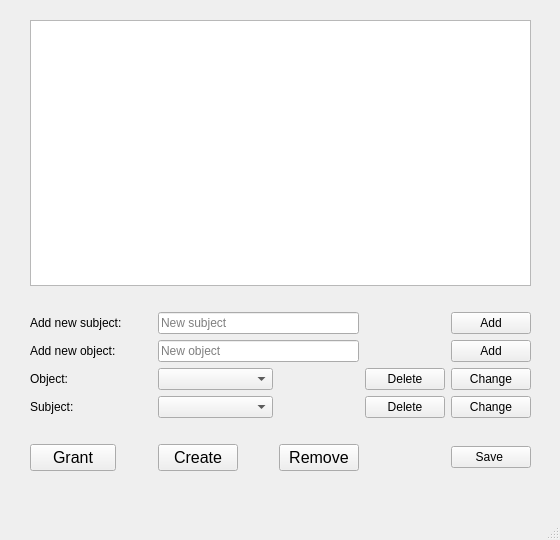
<?xml version="1.0" encoding="UTF-8"?>
<ui version="4.0">
 <class>MainWindow</class>
 <widget class="QMainWindow" name="MainWindow">
  <property name="geometry">
   <rect>
    <x>0</x>
    <y>0</y>
    <width>560</width>
    <height>540</height>
   </rect>
  </property>
  <property name="windowTitle">
   <string>MainWindow</string>
  </property>
  <widget class="QWidget" name="centralwidget">
   <widget class="QWidget" name="">
    <property name="geometry">
     <rect>
      <x>30</x>
      <y>20</y>
      <width>501</width>
      <height>471</height>
     </rect>
    </property>
    <layout class="QGridLayout" name="gridLayout">
     <item row="1" column="2" colspan="3">
      <widget class="QLabel" name="label_12">
       <property name="text">
        <string/>
       </property>
      </widget>
     </item>
     <item row="2" column="0" colspan="2">
      <widget class="QLabel" name="label">
       <property name="styleSheet">
        <string notr="true">font: 12pt &quot;Segoe UI&quot;;</string>
       </property>
       <property name="text">
        <string>Add new subject:</string>
       </property>
      </widget>
     </item>
     <item row="2" column="2" colspan="3">
      <widget class="QLineEdit" name="subject">
       <property name="styleSheet">
        <string notr="true">font: 12pt &quot;Segoe UI&quot;;</string>
       </property>
       <property name="placeholderText">
        <string>New subject</string>
       </property>
      </widget>
     </item>
     <item row="2" column="6">
      <widget class="QPushButton" name="Add_S">
       <property name="styleSheet">
        <string notr="true">font: 12pt &quot;Segoe UI&quot;;</string>
       </property>
       <property name="text">
        <string>Add</string>
       </property>
      </widget>
     </item>
     <item row="3" column="0">
      <widget class="QLabel" name="label_2">
       <property name="styleSheet">
        <string notr="true">font: 12pt &quot;Segoe UI&quot;;</string>
       </property>
       <property name="text">
        <string>Add new object:</string>
       </property>
      </widget>
     </item>
     <item row="3" column="2" colspan="3">
      <widget class="QLineEdit" name="object">
       <property name="styleSheet">
        <string notr="true">font: 12pt &quot;Segoe UI&quot;;</string>
       </property>
       <property name="placeholderText">
        <string>New object</string>
       </property>
      </widget>
     </item>
     <item row="3" column="6">
      <widget class="QPushButton" name="Add_O">
       <property name="styleSheet">
        <string notr="true">font: 12pt &quot;Segoe UI&quot;;</string>
       </property>
       <property name="text">
        <string>Add</string>
       </property>
      </widget>
     </item>
     <item row="4" column="0">
      <widget class="QLabel" name="label_3">
       <property name="styleSheet">
        <string notr="true">font: 12pt &quot;Segoe UI&quot;;</string>
       </property>
       <property name="text">
        <string>Object:</string>
       </property>
      </widget>
     </item>
     <item row="4" column="2" colspan="2">
      <widget class="QComboBox" name="comboBox_2">
       <property name="styleSheet">
        <string notr="true">font: 12pt &quot;Segoe UI&quot;;</string>
       </property>
      </widget>
     </item>
     <item row="4" column="5">
      <widget class="QPushButton" name="Delete_O">
       <property name="styleSheet">
        <string notr="true">font: 12pt &quot;Segoe UI&quot;;</string>
       </property>
       <property name="text">
        <string>Delete</string>
       </property>
      </widget>
     </item>
     <item row="4" column="6">
      <widget class="QPushButton" name="Change_O">
       <property name="styleSheet">
        <string notr="true">font: 12pt &quot;Segoe UI&quot;;</string>
       </property>
       <property name="text">
        <string>Change</string>
       </property>
      </widget>
     </item>
     <item row="5" column="0">
      <widget class="QLabel" name="label_4">
       <property name="styleSheet">
        <string notr="true">font: 12pt &quot;Segoe UI&quot;;</string>
       </property>
       <property name="text">
        <string>Subject:</string>
       </property>
      </widget>
     </item>
     <item row="5" column="2" colspan="2">
      <widget class="QComboBox" name="comboBox">
       <property name="styleSheet">
        <string notr="true">font: 12pt &quot;Segoe UI&quot;;</string>
       </property>
      </widget>
     </item>
     <item row="5" column="5">
      <widget class="QPushButton" name="Delete_S">
       <property name="styleSheet">
        <string notr="true">font: 12pt &quot;Segoe UI&quot;;</string>
       </property>
       <property name="text">
        <string>Delete</string>
       </property>
      </widget>
     </item>
     <item row="5" column="6">
      <widget class="QPushButton" name="Change_S">
       <property name="styleSheet">
        <string notr="true">font: 12pt &quot;Segoe UI&quot;;</string>
       </property>
       <property name="text">
        <string>Change</string>
       </property>
      </widget>
     </item>
     <item row="6" column="2">
      <widget class="QLabel" name="label_11">
       <property name="text">
        <string/>
       </property>
      </widget>
     </item>
     <item row="7" column="0">
      <widget class="QPushButton" name="grant">
       <property name="font">
        <font>
         <pointsize>12</pointsize>
        </font>
       </property>
       <property name="text">
        <string>Grant</string>
       </property>
      </widget>
     </item>
     <item row="7" column="1">
      <widget class="QLabel" name="label_5">
       <property name="text">
        <string/>
       </property>
      </widget>
     </item>
     <item row="7" column="2">
      <widget class="QPushButton" name="create">
       <property name="font">
        <font>
         <pointsize>12</pointsize>
        </font>
       </property>
       <property name="text">
        <string>Create</string>
       </property>
      </widget>
     </item>
     <item row="7" column="3">
      <widget class="QLabel" name="label_6">
       <property name="text">
        <string/>
       </property>
      </widget>
     </item>
     <item row="7" column="4">
      <widget class="QPushButton" name="remove">
       <property name="font">
        <font>
         <pointsize>12</pointsize>
        </font>
       </property>
       <property name="text">
        <string>Remove</string>
       </property>
      </widget>
     </item>
     <item row="8" column="2">
      <widget class="QLabel" name="label_13">
       <property name="text">
        <string/>
       </property>
      </widget>
     </item>
     <item row="7" column="6">
      <widget class="QPushButton" name="Save">
       <property name="styleSheet">
        <string notr="true">font: 12pt &quot;Segoe UI&quot;;</string>
       </property>
       <property name="text">
        <string>Save </string>
       </property>
      </widget>
     </item>
     <item row="0" column="0" colspan="7">
      <widget class="QTableWidget" name="tableWidget">
       <property name="font">
        <font>
         <pointsize>11</pointsize>
        </font>
       </property>
       <property name="rowCount">
        <number>0</number>
       </property>
       <property name="columnCount">
        <number>0</number>
       </property>
      </widget>
     </item>
    </layout>
   </widget>
  </widget>
  <widget class="QMenuBar" name="menubar">
   <property name="geometry">
    <rect>
     <x>0</x>
     <y>0</y>
     <width>560</width>
     <height>22</height>
    </rect>
   </property>
  </widget>
  <widget class="QStatusBar" name="statusbar"/>
 </widget>
 <resources/>
 <connections/>
</ui>
